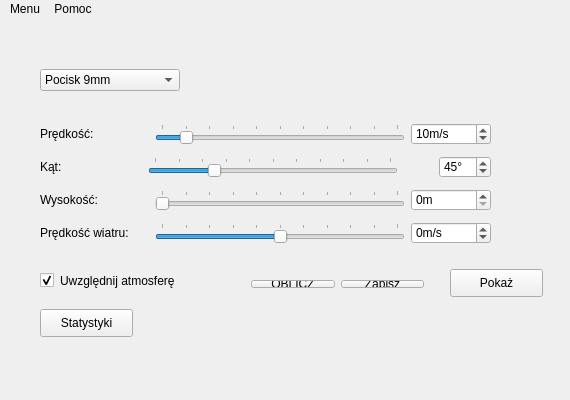
<?xml version="1.0" encoding="UTF-8"?>
<ui version="4.0">
 <class>MainWindow</class>
 <widget class="QMainWindow" name="MainWindow">
  <property name="geometry">
   <rect>
    <x>0</x>
    <y>0</y>
    <width>570</width>
    <height>400</height>
   </rect>
  </property>
  <property name="sizePolicy">
   <sizepolicy hsizetype="Fixed" vsizetype="Fixed">
    <horstretch>0</horstretch>
    <verstretch>0</verstretch>
   </sizepolicy>
  </property>
  <property name="minimumSize">
   <size>
    <width>570</width>
    <height>400</height>
   </size>
  </property>
  <property name="maximumSize">
   <size>
    <width>570</width>
    <height>400</height>
   </size>
  </property>
  <property name="focusPolicy">
   <enum>Qt::WheelFocus</enum>
  </property>
  <property name="contextMenuPolicy">
   <enum>Qt::NoContextMenu</enum>
  </property>
  <property name="windowTitle">
   <string>Trajektoria balistyczna</string>
  </property>
  <property name="windowIcon">
   <iconset>
    <normaloff>ikona2.png</normaloff>ikona2.png</iconset>
  </property>
  <property name="windowOpacity">
   <double>1.000000000000000</double>
  </property>
  <property name="autoFillBackground">
   <bool>false</bool>
  </property>
  <property name="styleSheet">
   <string notr="true">border-color: rgb(0, 0, 0);</string>
  </property>
  <property name="iconSize">
   <size>
    <width>60</width>
    <height>60</height>
   </size>
  </property>
  <widget class="QWidget" name="centralWidget">
   <property name="enabled">
    <bool>true</bool>
   </property>
   <widget class="QComboBox" name="cB_obiekt">
    <property name="geometry">
     <rect>
      <x>40</x>
      <y>50</y>
      <width>140</width>
      <height>22</height>
     </rect>
    </property>
    <property name="minimumSize">
     <size>
      <width>140</width>
      <height>0</height>
     </size>
    </property>
    <property name="currentIndex">
     <number>0</number>
    </property>
    <property name="modelColumn">
     <number>0</number>
    </property>
    <item>
     <property name="text">
      <string>Pocisk 9mm</string>
     </property>
    </item>
    <item>
     <property name="text">
      <string>Piłka golfowa</string>
     </property>
    </item>
    <item>
     <property name="text">
      <string>Piłka koszykowa</string>
     </property>
    </item>
    <item>
     <property name="text">
      <string>Piłka plażowa</string>
     </property>
    </item>
   </widget>
   <widget class="QWidget" name="layoutWidget">
    <property name="geometry">
     <rect>
      <x>40</x>
      <y>88</y>
      <width>451</width>
      <height>154</height>
     </rect>
    </property>
    <layout class="QVBoxLayout" name="verticalLayout">
     <property name="sizeConstraint">
      <enum>QLayout::SetDefaultConstraint</enum>
     </property>
     <property name="leftMargin">
      <number>0</number>
     </property>
     <property name="rightMargin">
      <number>0</number>
     </property>
     <item>
      <layout class="QHBoxLayout" name="horizontalLayout">
       <item>
        <widget class="QLabel" name="label_2">
         <property name="text">
          <string>Prędkość:</string>
         </property>
        </widget>
       </item>
       <item>
        <spacer name="horizontalSpacer_4">
         <property name="orientation">
          <enum>Qt::Horizontal</enum>
         </property>
         <property name="sizeHint" stdset="0">
          <size>
           <width>40</width>
           <height>20</height>
          </size>
         </property>
        </spacer>
       </item>
       <item>
        <widget class="QSlider" name="hS_predkosc">
         <property name="minimumSize">
          <size>
           <width>250</width>
           <height>0</height>
          </size>
         </property>
         <property name="maximumSize">
          <size>
           <width>250</width>
           <height>16777215</height>
          </size>
         </property>
         <property name="cursor">
          <cursorShape>ArrowCursor</cursorShape>
         </property>
         <property name="maximum">
          <number>100</number>
         </property>
         <property name="pageStep">
          <number>5</number>
         </property>
         <property name="value">
          <number>10</number>
         </property>
         <property name="sliderPosition">
          <number>10</number>
         </property>
         <property name="orientation">
          <enum>Qt::Horizontal</enum>
         </property>
         <property name="tickPosition">
          <enum>QSlider::TicksAbove</enum>
         </property>
         <property name="tickInterval">
          <number>10</number>
         </property>
        </widget>
       </item>
       <item>
        <widget class="QSpinBox" name="sB_predkosc">
         <property name="minimumSize">
          <size>
           <width>80</width>
           <height>0</height>
          </size>
         </property>
         <property name="wrapping">
          <bool>false</bool>
         </property>
         <property name="frame">
          <bool>true</bool>
         </property>
         <property name="readOnly">
          <bool>false</bool>
         </property>
         <property name="specialValueText">
          <string/>
         </property>
         <property name="correctionMode">
          <enum>QAbstractSpinBox::CorrectToNearestValue</enum>
         </property>
         <property name="suffix">
          <string>m/s</string>
         </property>
         <property name="maximum">
          <number>100</number>
         </property>
         <property name="singleStep">
          <number>1</number>
         </property>
         <property name="value">
          <number>10</number>
         </property>
        </widget>
       </item>
      </layout>
     </item>
     <item>
      <layout class="QHBoxLayout" name="horizontalLayout_kat">
       <item>
        <widget class="QLabel" name="label_3">
         <property name="text">
          <string>Kąt:</string>
         </property>
        </widget>
       </item>
       <item>
        <spacer name="horizontalSpacer">
         <property name="orientation">
          <enum>Qt::Horizontal</enum>
         </property>
         <property name="sizeType">
          <enum>QSizePolicy::Fixed</enum>
         </property>
         <property name="sizeHint" stdset="0">
          <size>
           <width>80</width>
           <height>20</height>
          </size>
         </property>
        </spacer>
       </item>
       <item>
        <widget class="QSlider" name="hS_kat">
         <property name="minimumSize">
          <size>
           <width>250</width>
           <height>0</height>
          </size>
         </property>
         <property name="maximumSize">
          <size>
           <width>250</width>
           <height>16777215</height>
          </size>
         </property>
         <property name="maximum">
          <number>180</number>
         </property>
         <property name="value">
          <number>45</number>
         </property>
         <property name="orientation">
          <enum>Qt::Horizontal</enum>
         </property>
         <property name="tickPosition">
          <enum>QSlider::TicksAbove</enum>
         </property>
         <property name="tickInterval">
          <number>18</number>
         </property>
        </widget>
       </item>
       <item>
        <spacer name="horizontalSpacer_5">
         <property name="orientation">
          <enum>Qt::Horizontal</enum>
         </property>
         <property name="sizeType">
          <enum>QSizePolicy::Expanding</enum>
         </property>
         <property name="sizeHint" stdset="0">
          <size>
           <width>40</width>
           <height>20</height>
          </size>
         </property>
        </spacer>
       </item>
       <item>
        <widget class="QSpinBox" name="sB_kat">
         <property name="suffix">
          <string>°</string>
         </property>
         <property name="maximum">
          <number>180</number>
         </property>
         <property name="value">
          <number>45</number>
         </property>
        </widget>
       </item>
      </layout>
     </item>
     <item>
      <layout class="QHBoxLayout" name="horizontalLayout_Wysokosc">
       <item>
        <widget class="QLabel" name="label_5">
         <property name="text">
          <string>Wysokość: </string>
         </property>
        </widget>
       </item>
       <item>
        <spacer name="horizontalSpacer_2">
         <property name="orientation">
          <enum>Qt::Horizontal</enum>
         </property>
         <property name="sizeType">
          <enum>QSizePolicy::Expanding</enum>
         </property>
         <property name="sizeHint" stdset="0">
          <size>
           <width>40</width>
           <height>20</height>
          </size>
         </property>
        </spacer>
       </item>
       <item>
        <widget class="QSlider" name="hS_wysokosc">
         <property name="minimumSize">
          <size>
           <width>250</width>
           <height>0</height>
          </size>
         </property>
         <property name="maximumSize">
          <size>
           <width>250</width>
           <height>16777215</height>
          </size>
         </property>
         <property name="maximum">
          <number>1500</number>
         </property>
         <property name="singleStep">
          <number>10</number>
         </property>
         <property name="pageStep">
          <number>50</number>
         </property>
         <property name="sliderPosition">
          <number>0</number>
         </property>
         <property name="orientation">
          <enum>Qt::Horizontal</enum>
         </property>
         <property name="tickPosition">
          <enum>QSlider::TicksAbove</enum>
         </property>
         <property name="tickInterval">
          <number>150</number>
         </property>
        </widget>
       </item>
       <item>
        <widget class="QSpinBox" name="sB_wysokosc">
         <property name="minimumSize">
          <size>
           <width>80</width>
           <height>0</height>
          </size>
         </property>
         <property name="specialValueText">
          <string/>
         </property>
         <property name="suffix">
          <string>m</string>
         </property>
         <property name="maximum">
          <number>9000</number>
         </property>
        </widget>
       </item>
      </layout>
     </item>
     <item>
      <layout class="QHBoxLayout" name="horizontalLayout_wiatr">
       <item>
        <widget class="QLabel" name="label_7">
         <property name="text">
          <string>Prędkość wiatru:</string>
         </property>
        </widget>
       </item>
       <item>
        <spacer name="horizontalSpacer_3">
         <property name="orientation">
          <enum>Qt::Horizontal</enum>
         </property>
         <property name="sizeHint" stdset="0">
          <size>
           <width>40</width>
           <height>20</height>
          </size>
         </property>
        </spacer>
       </item>
       <item>
        <widget class="QSlider" name="hS_wiatr">
         <property name="minimumSize">
          <size>
           <width>250</width>
           <height>0</height>
          </size>
         </property>
         <property name="maximumSize">
          <size>
           <width>250</width>
           <height>16777215</height>
          </size>
         </property>
         <property name="minimum">
          <number>-60</number>
         </property>
         <property name="maximum">
          <number>60</number>
         </property>
         <property name="orientation">
          <enum>Qt::Horizontal</enum>
         </property>
         <property name="tickPosition">
          <enum>QSlider::TicksAbove</enum>
         </property>
         <property name="tickInterval">
          <number>12</number>
         </property>
        </widget>
       </item>
       <item>
        <widget class="QSpinBox" name="sB_wiatr">
         <property name="minimumSize">
          <size>
           <width>80</width>
           <height>0</height>
          </size>
         </property>
         <property name="specialValueText">
          <string/>
         </property>
         <property name="suffix">
          <string>m/s</string>
         </property>
         <property name="minimum">
          <number>-60</number>
         </property>
         <property name="maximum">
          <number>60</number>
         </property>
        </widget>
       </item>
      </layout>
     </item>
    </layout>
   </widget>
   <widget class="QCheckBox" name="cB_atmosfera">
    <property name="geometry">
     <rect>
      <x>40</x>
      <y>250</y>
      <width>191</width>
      <height>23</height>
     </rect>
    </property>
    <property name="text">
     <string>Uwzględnij atmosferę</string>
    </property>
    <property name="checked">
     <bool>true</bool>
    </property>
   </widget>
   <widget class="QPushButton" name="pb_pokaz">
    <property name="geometry">
     <rect>
      <x>450</x>
      <y>250</y>
      <width>93</width>
      <height>28</height>
     </rect>
    </property>
    <property name="text">
     <string>Pokaż</string>
    </property>
   </widget>
   <widget class="QWidget" name="layoutWidget">
    <property name="geometry">
     <rect>
      <x>240</x>
      <y>250</y>
      <width>195</width>
      <height>30</height>
     </rect>
    </property>
    <layout class="QHBoxLayout" name="horizontalLayout_2">
     <item>
      <widget class="QPushButton" name="pB_start">
       <property name="text">
        <string>OBLICZ</string>
       </property>
      </widget>
     </item>
     <item>
      <widget class="QPushButton" name="pB_zapisz">
       <property name="text">
        <string>Zapisz</string>
       </property>
      </widget>
     </item>
    </layout>
   </widget>
   <widget class="QPushButton" name="pB_statystyki">
    <property name="geometry">
     <rect>
      <x>40</x>
      <y>290</y>
      <width>93</width>
      <height>28</height>
     </rect>
    </property>
    <property name="text">
     <string>Statystyki</string>
    </property>
   </widget>
  </widget>
  <widget class="QMenuBar" name="menuBar">
   <property name="enabled">
    <bool>true</bool>
   </property>
   <property name="geometry">
    <rect>
     <x>0</x>
     <y>0</y>
     <width>570</width>
     <height>26</height>
    </rect>
   </property>
   <property name="autoFillBackground">
    <bool>true</bool>
   </property>
   <property name="styleSheet">
    <string notr="true"/>
   </property>
   <property name="defaultUp">
    <bool>false</bool>
   </property>
   <widget class="QMenu" name="menuMenu">
    <property name="autoFillBackground">
     <bool>false</bool>
    </property>
    <property name="styleSheet">
     <string notr="true"/>
    </property>
    <property name="tearOffEnabled">
     <bool>false</bool>
    </property>
    <property name="title">
     <string>Menu</string>
    </property>
    <addaction name="actionCos"/>
    <addaction name="actionTam"/>
   </widget>
   <widget class="QMenu" name="menuPomoc">
    <property name="autoFillBackground">
     <bool>true</bool>
    </property>
    <property name="title">
     <string>Pomoc</string>
    </property>
    <addaction name="actionInstrukcja"/>
    <addaction name="actionO_programie"/>
    <addaction name="actionAutor"/>
   </widget>
   <addaction name="menuMenu"/>
   <addaction name="menuPomoc"/>
  </widget>
  <widget class="QStatusBar" name="statusBar">
   <property name="enabled">
    <bool>true</bool>
   </property>
   <property name="contextMenuPolicy">
    <enum>Qt::PreventContextMenu</enum>
   </property>
   <property name="layoutDirection">
    <enum>Qt::LeftToRight</enum>
   </property>
   <property name="sizeGripEnabled">
    <bool>true</bool>
   </property>
  </widget>
  <action name="actionInstrukcja">
   <property name="text">
    <string>Instrukcja</string>
   </property>
  </action>
  <action name="actionO_programie">
   <property name="text">
    <string>O programie</string>
   </property>
  </action>
  <action name="actionAutor">
   <property name="text">
    <string>O autorze</string>
   </property>
  </action>
  <action name="actionCos">
   <property name="text">
    <string>cos</string>
   </property>
  </action>
  <action name="actionTam">
   <property name="text">
    <string>tam</string>
   </property>
  </action>
 </widget>
 <layoutdefault spacing="6" margin="11"/>
 <resources/>
 <connections>
  <connection>
   <sender>hS_predkosc</sender>
   <signal>valueChanged(int)</signal>
   <receiver>sB_predkosc</receiver>
   <slot>setValue(int)</slot>
   <hints>
    <hint type="sourcelabel">
     <x>188</x>
     <y>138</y>
    </hint>
    <hint type="destinationlabel">
     <x>309</x>
     <y>138</y>
    </hint>
   </hints>
  </connection>
  <connection>
   <sender>sB_predkosc</sender>
   <signal>valueChanged(int)</signal>
   <receiver>hS_predkosc</receiver>
   <slot>setValue(int)</slot>
   <hints>
    <hint type="sourcelabel">
     <x>309</x>
     <y>138</y>
    </hint>
    <hint type="destinationlabel">
     <x>188</x>
     <y>138</y>
    </hint>
   </hints>
  </connection>
  <connection>
   <sender>sB_kat</sender>
   <signal>valueChanged(int)</signal>
   <receiver>hS_kat</receiver>
   <slot>setValue(int)</slot>
   <hints>
    <hint type="sourcelabel">
     <x>316</x>
     <y>178</y>
    </hint>
    <hint type="destinationlabel">
     <x>178</x>
     <y>178</y>
    </hint>
   </hints>
  </connection>
  <connection>
   <sender>hS_kat</sender>
   <signal>valueChanged(int)</signal>
   <receiver>sB_kat</receiver>
   <slot>setValue(int)</slot>
   <hints>
    <hint type="sourcelabel">
     <x>178</x>
     <y>178</y>
    </hint>
    <hint type="destinationlabel">
     <x>316</x>
     <y>178</y>
    </hint>
   </hints>
  </connection>
  <connection>
   <sender>sB_wysokosc</sender>
   <signal>valueChanged(int)</signal>
   <receiver>hS_wysokosc</receiver>
   <slot>setValue(int)</slot>
   <hints>
    <hint type="sourcelabel">
     <x>307</x>
     <y>219</y>
    </hint>
    <hint type="destinationlabel">
     <x>190</x>
     <y>220</y>
    </hint>
   </hints>
  </connection>
  <connection>
   <sender>hS_wysokosc</sender>
   <signal>valueChanged(int)</signal>
   <receiver>sB_wysokosc</receiver>
   <slot>setValue(int)</slot>
   <hints>
    <hint type="sourcelabel">
     <x>190</x>
     <y>220</y>
    </hint>
    <hint type="destinationlabel">
     <x>307</x>
     <y>219</y>
    </hint>
   </hints>
  </connection>
  <connection>
   <sender>sB_wiatr</sender>
   <signal>valueChanged(int)</signal>
   <receiver>hS_wiatr</receiver>
   <slot>setValue(int)</slot>
   <hints>
    <hint type="sourcelabel">
     <x>307</x>
     <y>259</y>
    </hint>
    <hint type="destinationlabel">
     <x>205</x>
     <y>260</y>
    </hint>
   </hints>
  </connection>
  <connection>
   <sender>hS_wiatr</sender>
   <signal>valueChanged(int)</signal>
   <receiver>sB_wiatr</receiver>
   <slot>setValue(int)</slot>
   <hints>
    <hint type="sourcelabel">
     <x>205</x>
     <y>260</y>
    </hint>
    <hint type="destinationlabel">
     <x>307</x>
     <y>259</y>
    </hint>
   </hints>
  </connection>
 </connections>
</ui>
